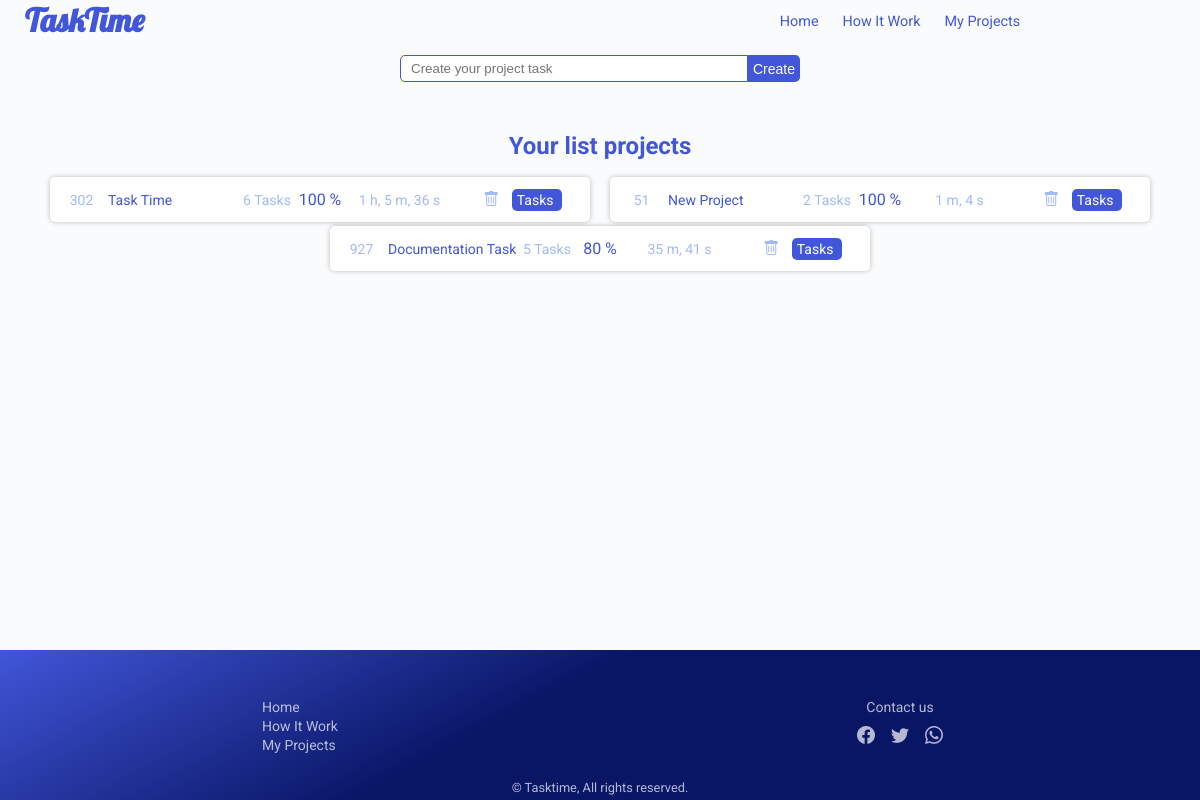
The app's page /projects/, older data.
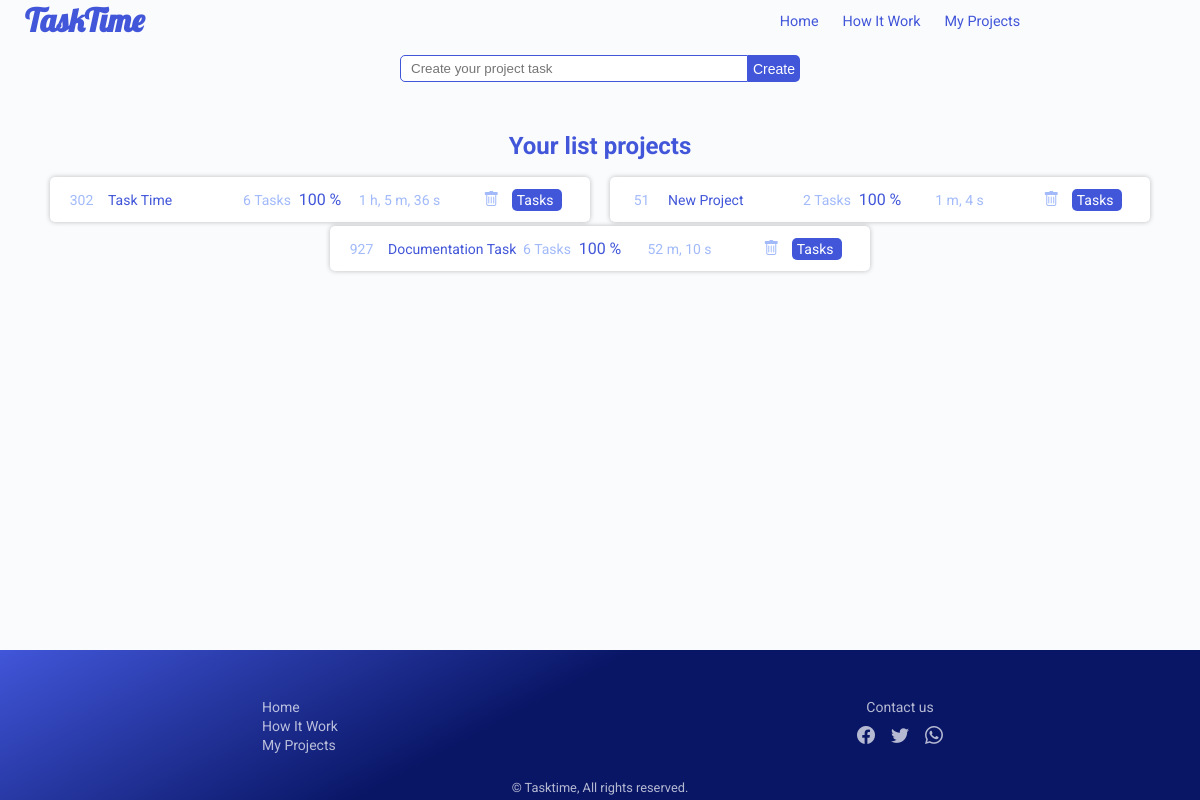
The same page, newer data.
### projects/models.py (models this page shows, shortened)
class Project(Base):
    number_tasks = models.PositiveSmallIntegerField(
        "Number of Tasks", default=0)
    percent_completed = models.PositiveSmallIntegerField(
        "Percent Completed", default=0)

### projects/views.py (the view)
# urls.py: path('', MainView, name="main"),
def MainView(request):
    projects = Project.objects.all()
    context = {
        "projects": projects
    }
    return render(request, 'projects/index.html', context)

### projects/templates/projects/index.html (shortened to what this page needs)
{% extends 'base.html' %}
{% load static %}
{% block styles %}
    <link rel="stylesheet" href="{% static 'projects/css/main.css' %}">
{% endblock %}
{% block content %}
    {% include 'projects/create.html' %}
    <div id="projects">
        <div class="list-container">
            <div class="title">
                <h2>Your list projects</h2>
            </div>
            <div class="lists">
                {% for project in projects %}
                <div class="project" data-id="{{ project.id }}" data-code="{{ project.code }}">
                    <div class="code">
                        <p class="code">{{ project.code }}</p>
                    </div>
                    <div class="title">
                        <p>{{ project.title }}</p>
                    </div>
                    <div class="number_tasks">
                        <p>{{ project.number_tasks }} Tasks</p>
                    </div>
                    <div class="percent_completed">
                        <p>{{ project.percent_completed }} %</p>
                    </div>
                    <div class="duration">
                        <p>{% if project.str_duration is not None %}{{ project.str_duration }}{% else %}No time yet{% endif %}</p>
                    </div>
                    <div class="operations">
                        <button class="btn-i delete" title="Delete project"><i class="bi bi-trash"></i></button>
                        <a href="{% url 'project:task:main' project.id %}" class="btn view-tasks">Tasks</a>
                    </div>
                </div>
                {% endfor %}
            </div>
        </div>
    </div>
{% endblock %}

Row changes from the older to the newer data that the page shows:
changed Project "Documentation Task": number_tasks "5" → "6"; percent_completed "80" → "100"; str_duration "35 m, 41 s" → "52 m, 10 s"
